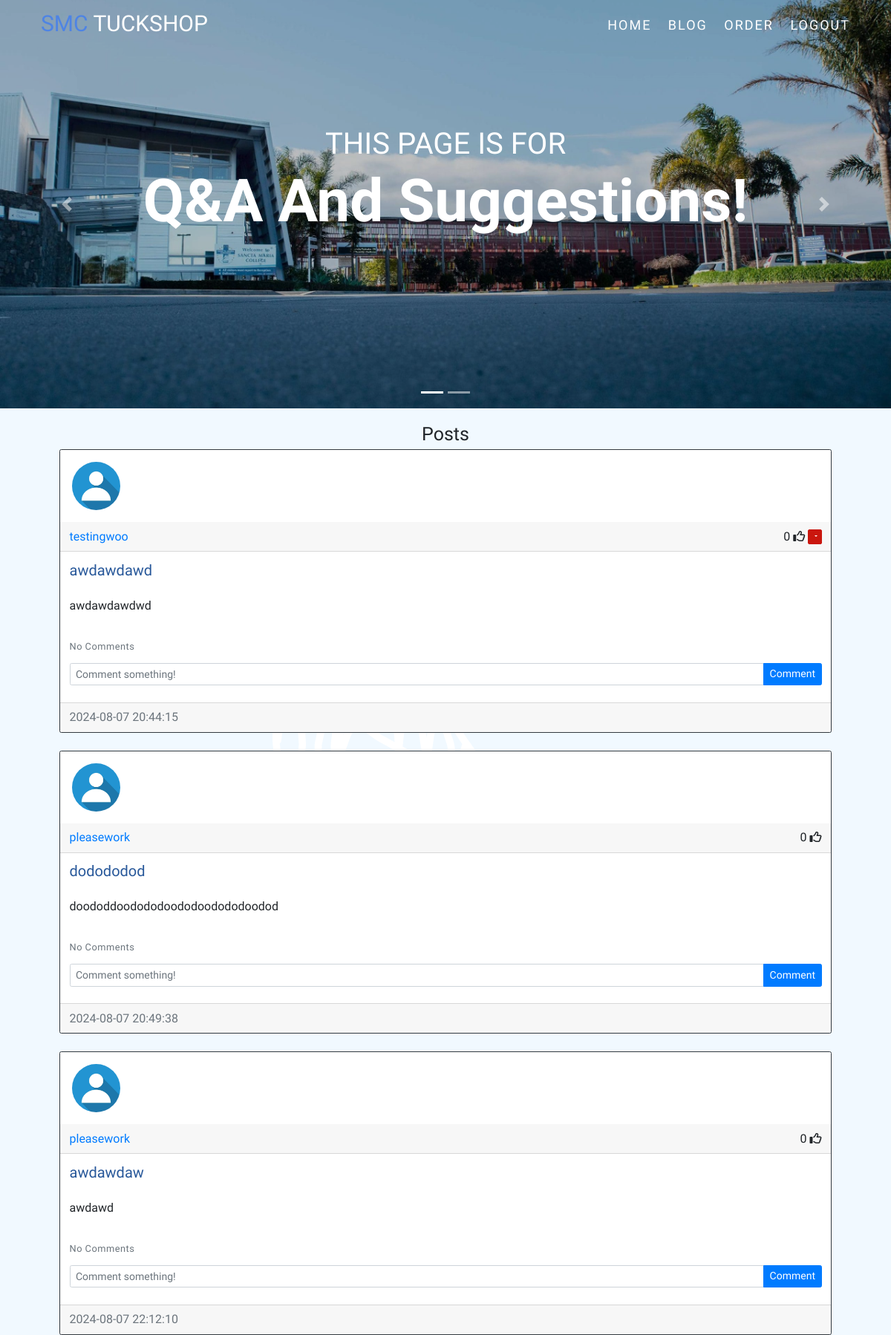
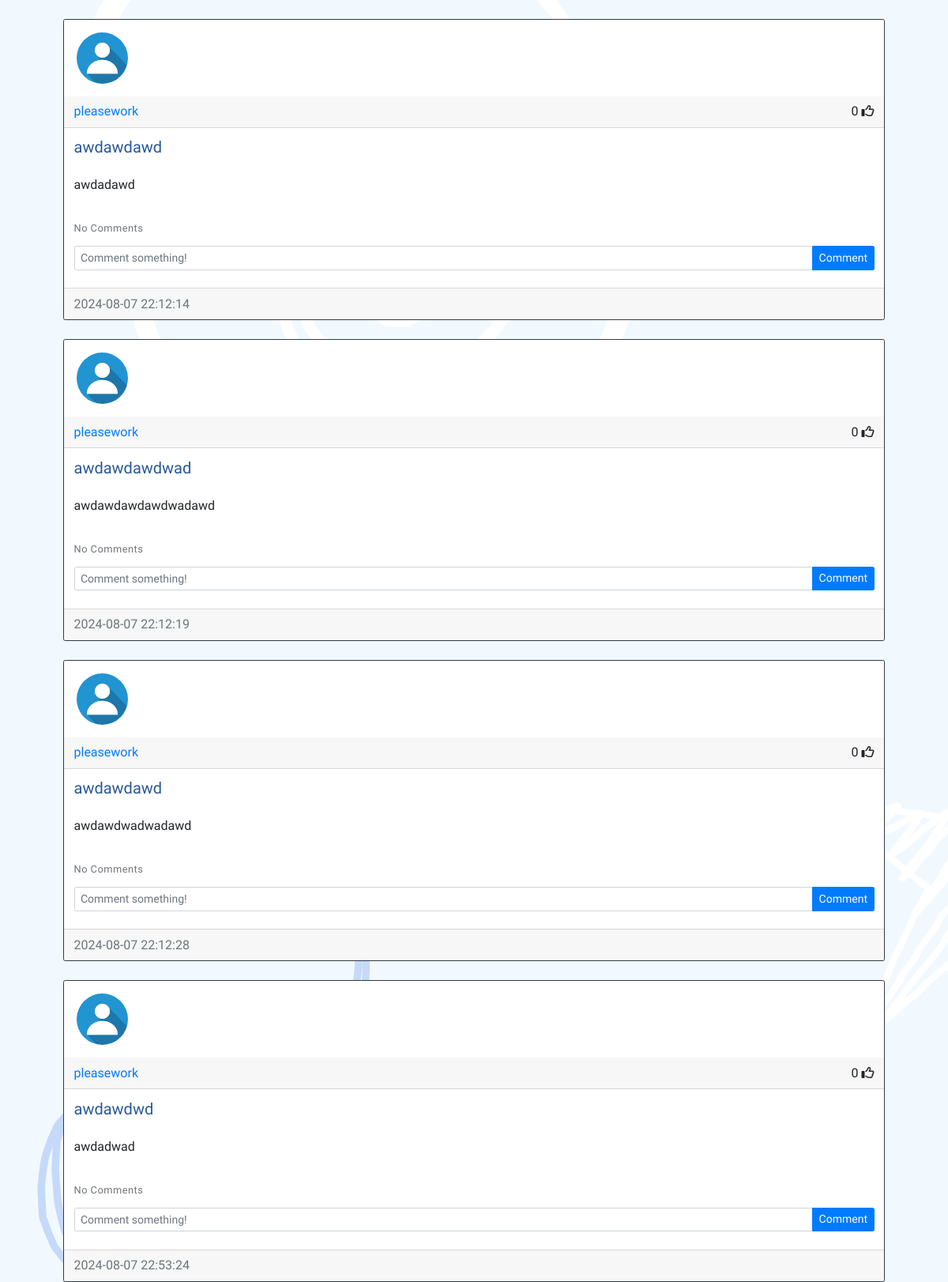
/blog (signed in, upper part), run on the app's committed database (2 pictures, top to bottom).
### website/models.py (models this page shows)
class Post(db.Model):
    id = db.Column(db.Integer, primary_key=True)
    title = db.Column(db.String(100), nullable=False)
    text = db.Column(db.Text, nullable=False)
    date_created = db.Column(db.DateTime(timezone=True), default=func.now())
    author = db.Column(db.Integer, db.ForeignKey('user.id', ondelete="CASCADE"), nullable=False)
    likes = db.relationship('Like', backref='post', passive_deletes=True)
    comments = db.relationship('Comment', backref='post', passive_deletes=True)

class User(db.Model,UserMixin):
    id = db.Column(db.Integer, primary_key=True)
    email = db.Column(db.String(150), unique=True)
    username = db.Column(db.String(150), unique=True)
    password = db.Column(db.String(150))
    image_file = db.Column(db.String(20), nullable=False, default='default.jpg') # Name of the default image.
    date_created = db.Column(db.DateTime(timezone=True), default=func.now())
    posts = db.relationship('Post', backref='user', passive_deletes=True)
    likes = db.relationship('Like', backref='user', passive_deletes=True)
    comments = db.relationship('Comment', backref='user', passive_deletes=True)
    orders = db.relationship('Order')

### website/views.py (the view)
@views.route("/blog")
@login_required
def blog():
    posts = Post.query.all()
    return render_template("blog.html", user=current_user, posts=posts)

### website/__init__.py (called while the page is built)
def create_app():
    app = Flask(__name__)
    app.config['SECRET_KEY'] = "8I7xAHW8yD"
    app.config['SQLALCHEMY_DATABASE_URI'] = f'sqlite:///{DB_NAME}'
    db.init_app(app)
    from .views import views
    from .auth import auth
    app.register_blueprint(views, url_prefix="/")
    app.register_blueprint(auth, url_prefix="/")
    from .models import User, Post, Comment, Like, Order
    with app.app_context():
        db.create_all()
        print("Created database!")
    login_manager = LoginManager()
    login_manager.login_view = "auth.login"
    login_manager.init_app(app)
    @login_manager.user_loader
    def load_user(id):
        return User.query.get(int(id))
    return app

### website/templates/blog.html
{% extends "posts_div.html" %} {% block title %}Blog{% endblock %}

### website/templates/posts_div.html (shortened to what this page needs)
{% extends "template.html" %} {% block title %}Posts{% endblock %}
{% block content %}
<div id="hero-carousel" class="carousel slide" data-bs-ride="carousel">
    <div class="carousel-indicators">
        <button type="button" data-bs-target="#hero-carousel" data-bs-slide-to="0" class="active" aria-current="true" aria-label="Slide 1"></button>
        <button type="button" data-bs-target="#hero-carousel" data-bs-slide-to="1" aria-label="Slide 2"></button>
    </div>
    <div class="carousel-inner">
        <div class="carousel-item active c-item">
            <img src="{{ url_for('static', filename='assets/img/smcslide2.jpg') }}" class="d-block w-100 c-img" alt="Slide 1">
            <div class="carousel-caption top-0 mt-3">
                <h2 class="text-uppercase">This Page is for</h2>
                <h1 class="display-1 fw-bolder text-capitalize">Q&A and Suggestions!</h1>
            </div>
        </div>
    </div>
    <button class="carousel-control-prev" type="button" data-bs-target="#hero-carousel" data-bs-slide="prev">
        <span class="carousel-control-prev-icon" aria-hidden="true"></span>
    </button>
    <button class="carousel-control-next" type="button" data-bs-target="#hero-carousel" data-bs-slide="next">
        <span class="carousel-control-next-icon" aria-hidden="true"></span>
    </button>
</div>
<section id="postssection">
    <h1 align="center">{% block header %}Posts{% endblock %}</h1>
    <div id="posts" class="mx-auto" style="font-size: 16px;">
        {% for post in posts %}
        <div class="card border-dark">
            <img class="rounded-circle article-img" src="{{ url_for('static', filename='profile_pics/' + post.user.image_file) }}">
            <div class="card-header d-flex justify-content-between align-items-center">
                <a href="/posts/{{post.user.username}}">{{post.user.username}}</a>
                <div>
                    <span id="likes-count-{{post.id}}">
                        {{ post.likes|length }}</span>
                        {% if user.id in post.likes|map(attribute="author")|list %}
                        <i
                            class="fas fa-thumbs-up"
                            id="like-button-{{post.id}}"
                            onclick="like({{post.id}})"
                        ></i>
                        {% else %}
                        <i
                            class="far fa-thumbs-up"
                            id="like-button-{{post.id}}"
                            onclick="like({{post.id}})"
                        ></i>
                        {% endif %}
                    {% if user.id == post.author %}
                    <div class="btn-group">
                        <button
                            type="button"
                            class="btn btn-sm btn-primary dropdown-toggle"
                            data-toggle="dropdown">
                        </button>
                    </div>
                    {% endif %}
                </div>
            </div>
            <section id="commentingsection">
                <div class="card-body">
                    <div class="card-text post-title">{{post.title}}</div>
                    <br />
                    <div class="card-text" style="font-size: 16px;">{{post.text}}</div>
                    <br />
                    <p class="card-text" style="font-size: 16px;">
                        {% if post.comments|length > 0 %}
                        <a data-bs-toggle="collapse" href="#comments-{{post.id}}" role="button" style="font-size: 16px;">
                            <small>View {{post.comments|length}} Comments</small>
                        </a>
                        {% else %}
                        <small class="text-muted">No Comments</small>
                        {% endif %}
                    </p>
                    <form
                    class="input-group mb-3"
                    method="POST"
                    action="/create-comment/{{post.id}}"
                    >
                        <input
                            type="text"
                            id="text"
                            name="text"
                            class="form-control"
                            placeholder="Comment something!"
                            style="font-size: 14px;"
                        />
                        <button type="submit" class="btn btn-primary" style="font-size: 14px;">Comment</button>
                    </form>
                </div>
            </section>
            <div class="card-footer text-muted">{{post.date_created}}</div>
        </div>
        <br/ >
        {% endfor %}
    </div>
</section>
{% block footer %}
<br/>
{% endblock %}
{% endblock %}

### website/static/style.css (style rules this page uses)
* { padding: 0; margin: 0; box-sizing: border-box; font-family: 'Sniglet', cursive; }
body { background-image: url(assets/img/backgroundimage.png); }
.post-title { font-weight: 5000; line-height: 1.2; font-size: 2rem; color: rgb(40, 88, 154) }
#postssection .article-img { height: 65px; width: 65px; margin: 16px; }
.card-header .btn-group button { background-color: rgb(202, 22, 14); border-color: rgb(202, 22, 14); }
html { font-size: 10px; scroll-behavior: smooth; }
a, a:hover, a:focus, a:active { text-decoration: none !important; }
img { height: 100%; width: 100%; object-fit: cover; }
p { color: black; font-size: 1.4rem; margin-top: 5px; line-height: 2.5rem; font-weight: 300; letter-spacing: .05rem; }
.c-item { height: 550px; }
.c-img { height: 100%; object-fit: cover; filter: brightness(0.75); }
.carousel-caption h2 { font-size: 4rem; margin-top: 14rem !important; }
.carousel-caption h1 { font-size: 8rem; }
@media only screen and (min-width: 768px) { #postssection { flex-direction: column; padding: 20px 80px; align-items: center; justify-content: center; min-width: 20vh; } }

### data on the page
Post: image_file (placeholder picture), user.username "testingwoo", likes|length "0", title "awdawdawd", text "awdawdawdwd", date_created "2024-08-07 20:44:15"
Post: image_file (placeholder picture), user.username "pleasework", likes|length "0", title "dodododod", text "doododdoodododoododoodododoodod", date_created "2024-08-07 20:49:38"
Post: image_file (placeholder picture), user.username "pleasework", likes|length "0", title "awdawdaw", text "awdawd", date_created "2024-08-07 22:12:10"
Post: image_file (placeholder picture), user.username "pleasework", likes|length "0", title "awdawdawd", text "awdadawd", date_created "2024-08-07 22:12:14"
Post: image_file (placeholder picture), user.username "pleasework", likes|length "0", title "awdawdawdwad", text "awdawdawdawdwadawd", date_created "2024-08-07 22:12:19"
Post: image_file (placeholder picture), user.username "pleasework", likes|length "0", title "awdawdawd", text "awdawdwadwadawd", date_created "2024-08-07 22:12:28"
Post: image_file (placeholder picture), user.username "pleasework", likes|length "0", title "awdawdwd", text "awdadwad", date_created "2024-08-07 22:53:24"
